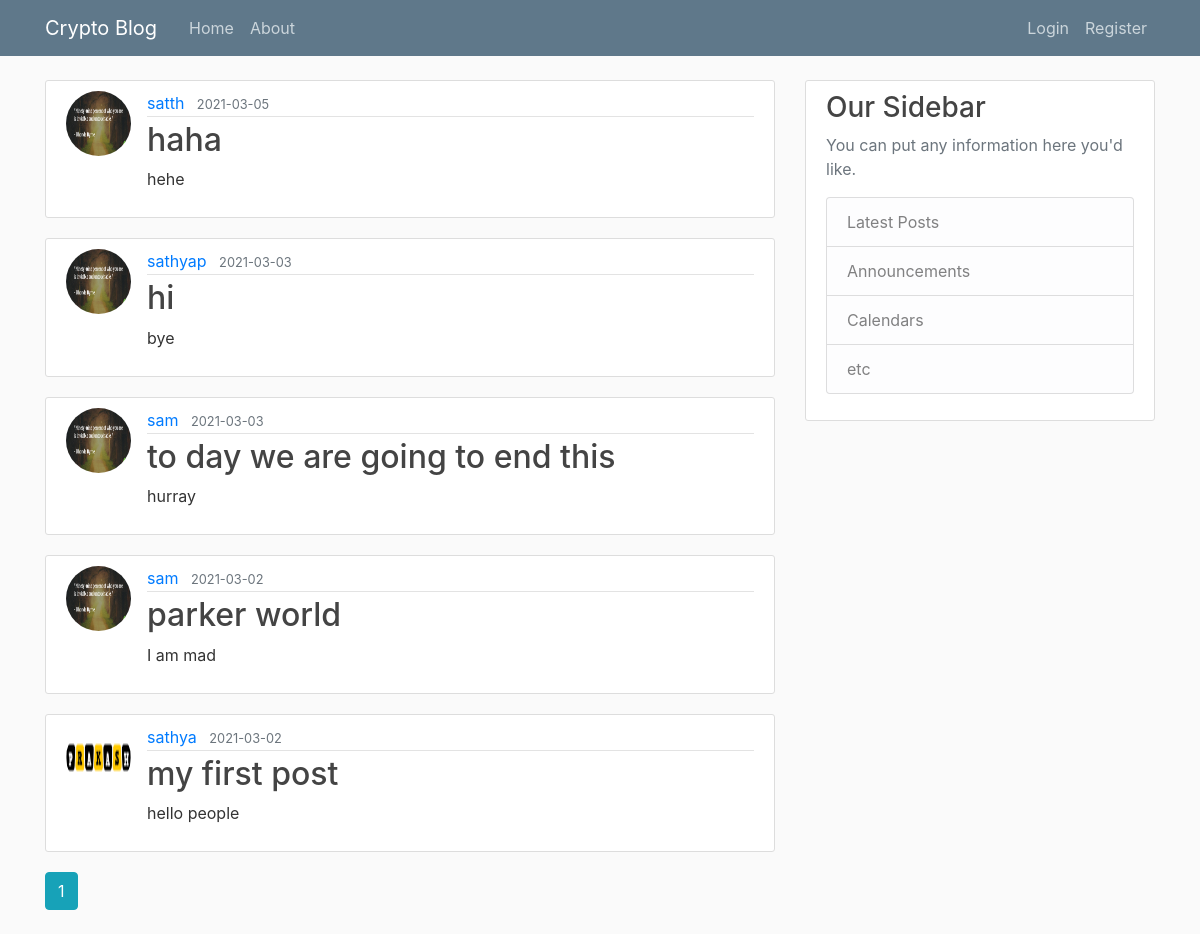
The page /home on the database its author committed.
### learncrypto/models.py (models this page shows, shortened)
class Post(db.Model):
    id = db.Column(db.Integer, primary_key=True)
    title = db.Column(db.String(100), nullable=False)
    date_posted = db.Column(db.DateTime, nullable=False, default=datetime.utcnow)
    content = db.Column(db.Text, nullable=False)
    user_id = db.Column(db.Integer, db.ForeignKey('user.id'), nullable=False)

class User(db.Model, UserMixin):
    id = db.Column(db.Integer, primary_key=True)
    username = db.Column(db.String(20), unique=True, nullable=False)
    email = db.Column(db.String(120), unique=True, nullable=False)
    image_file = db.Column(db.String(20), nullable=False, default='default.jpg')
    password = db.Column(db.String(60), nullable=False)
    posts = db.relationship('Post', backref='author', lazy=True)

### learncrypto/main/routes.py (the view)
@main.route("/")
@main.route("/home")
def home():
    page = request.args.get('page', 1, type=int)
    posts = Post.query.order_by(Post.date_posted.desc()).paginate(page=page, per_page=5)
    return render_template('home.html', posts=posts)

### learncrypto/templates/home.html
{% extends "layout.html" %}
{% block content %}
    {% for post in posts.items %}
        <article class="media content-section">
          <img class="rounded-circle article-img" src="{{ url_for('static', filename='profile_pics/' + post.author.image_file) }}">
          <div class="media-body">
            <div class="article-metadata">
              <a class="mr-2" href="{{ url_for('users.user_posts', username=post.author.username) }}">{{ post.author.username }}</a>
              <small class="text-muted">{{ post.date_posted.strftime('%Y-%m-%d') }}</small>
            </div>
            <h2><a class="article-title" href="{{ url_for('posts.post', post_id=post.id) }}">{{ post.title }}</a></h2>
            <p class="article-content">{{ post.content }}</p>
          </div>
        </article>
    {% endfor %}
    {% for page_num in posts.iter_pages(left_edge=1, right_edge=1, left_current=1, right_current=2) %}
      {% if page_num %}
        {% if posts.page == page_num %}
          <a class="btn btn-info mb-4" href="{{ url_for('main.home', page=page_num) }}">{{ page_num }}</a>
        {% else %}
          <a class="btn btn-outline-info mb-4" href="{{ url_for('main.home', page=page_num) }}">{{ page_num }}</a>
        {% endif %}
      {% else %}
        ...
      {% endif %}
    {% endfor %}
{% endblock content %}

### learncrypto/templates/layout.html (shortened to what this page needs)
<!DOCTYPE html>
<html>
<head>
    <link rel="stylesheet" href="https://maxcdn.bootstrapcdn.com/bootstrap/4.0.0/css/bootstrap.min.css">
    <link rel="stylesheet" type="text/css" href="{{ url_for('static', filename='main.css') }}">
</head>
<body>
    <header class="site-header">
      <nav class="navbar navbar-expand-md navbar-dark bg-steel fixed-top">
        <div class="container">
          <a class="navbar-brand mr-4" href="/">Crypto Blog</a>
          <div class="collapse navbar-collapse" id="navbarToggle">
            <div class="navbar-nav mr-auto">
              <a class="nav-item nav-link" href="{{ url_for('main.home') }}">Home</a>
              <a class="nav-item nav-link" href="{{ url_for('main.about') }}">About</a>
            </div>
            <div class="navbar-nav">
              {% if current_user.is_authenticated %}
                <a class="nav-item nav-link" href="{{ url_for('posts.new_post') }}">New Post</a>
                <a class="nav-item nav-link" href="{{ url_for('users.account') }}">Account</a>
                <a class="nav-item nav-link" href="{{ url_for('users.logout') }}">Logout</a>
              {% else %}
                <a class="nav-item nav-link" href="{{ url_for('users.login') }}">Login</a>
                <a class="nav-item nav-link" href="{{ url_for('users.register') }}">Register</a>
              {% endif %}
            </div>
          </div>
        </div>
      </nav>
    </header>
    <main role="main" class="container">
      <div class="row">
        <div class="col-md-8">
          {% block content %}{% endblock %}
        </div>
        <div class="col-md-4">
          <div class="content-section">
            <h3>Our Sidebar</h3>
            <p class='text-muted'>You can put any information here you'd like.
              <ul class="list-group">
                <li class="list-group-item list-group-item-light">Latest Posts</li>
                <li class="list-group-item list-group-item-light">Announcements</li>
                <li class="list-group-item list-group-item-light">Calendars</li>
                <li class="list-group-item list-group-item-light">etc</li>
              </ul>
            </p>
          </div>
        </div>
      </div>
    </main>
</body>
</html>

### learncrypto/static/main.css (style rules this page uses)
body { background: #fafafa; color: #333333; margin-top: 5rem; }
h1, h2, h3, h4, h5, h6 { color: #444444; }
.bg-steel { background-color: #5f788a; }
.site-header .navbar-nav .nav-link { color: #cbd5db; }
.content-section { background: #ffffff; padding: 10px 20px; border: 1px solid #dddddd; border-radius: 3px; margin-bottom: 20px; }
.article-title { color: #444444; }
.article-content { white-space: pre-line; }
.article-img { height: 65px; width: 65px; margin-right: 16px; }
.article-metadata { padding-bottom: 1px; margin-bottom: 4px; border-bottom: 1px solid #e3e3e3 }

### rows shown on the page
Post: image_file (placeholder picture), author.username "satth", date_posted "2021-03-05", title "haha", content "hehe"
Post: image_file (placeholder picture), author.username "sathyap", date_posted "2021-03-03", title "hi", content "bye"
Post: image_file (placeholder picture), author.username "sam", date_posted "2021-03-03", title "to day we are going to end this", content "hurray"
Post: image_file (placeholder picture), author.username "sam", date_posted "2021-03-02", title "parker world", content "I am mad"
Post: image_file (picture), author.username "sathya", date_posted "2021-03-02", title "my first post", content "hello people"

### other values the page prints
{{ page_num }} "1"
